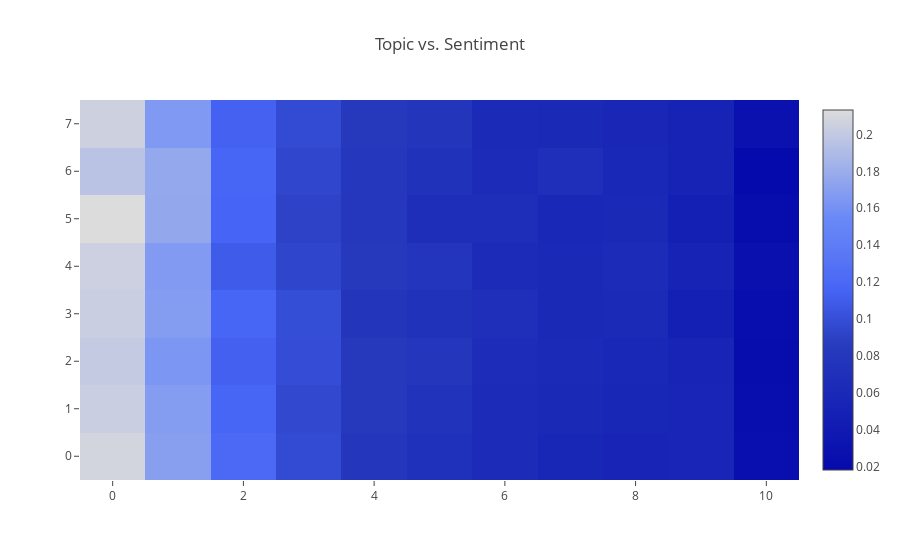

The notebook cell this image was saved under:
### Code cell
sentiment_trace = go.Heatmap(z=sentiment_heatmap, name="heatmap", colorscale='Blues')
sentiment_data=[sentiment_trace]

sent_layout = go.Layout(
    title='Topic vs. Sentiment',
)

sent_fig = go.Figure(data=sentiment_data, layout=sent_layout)

py.iplot(sent_fig, filename='labelled-heatmap')
